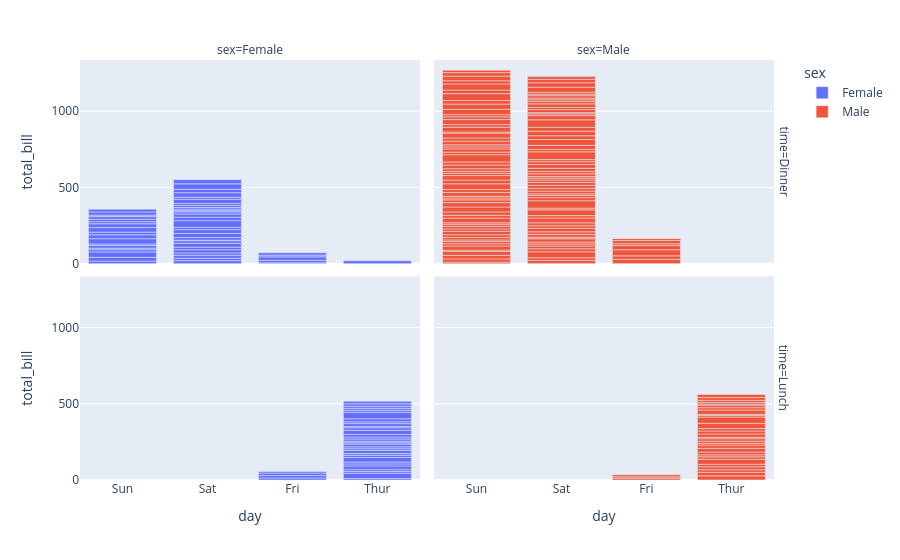

Source (notebook cell):
### Markdown cell above
Let's try to customize this plot.

- `facet_row`: Divides the graph into rows according to the data passed
- `facet_col`: Divides the graph into columns according to the data passed

### Code cell
df = px.data.tips()

px.bar(df, x='day', y='total_bill', color='sex', facet_col='sex', facet_row='time')

### Figure 1 — Plotly figure (JSON) as saved in the notebook; plotly's stock layout.template omitted (floating-point values rounded to 4 significant figures)
{"data": [{"hovertemplate": "sex=Female<br>time=Dinner<br>day=%{x}<br>total_bill=%{y}<extra></extra>", "legendgroup": "Female", "marker": {"color": "#636efa", "pattern": {"shape": ""}}, "name": "Female", "orientation": "v", "showlegend": true, "textposition": "auto", "x": ["Sun", "Sun", "Sun", "Sun", "Sun", "Sun", "Sat", "Sat", "Sat", "Sat", "Sat", "Sat", "Sun", "Sun", "Sat", "Sat", "Sat", "Sat", "Sat", "Sat", "Sat", "Fri", "Fri", "Fri", "Fri", "Fri", "Sat", "Sat", "Sat", "Sat", "Sat", "Sun", "Sun", "Sun", "Sun", "Sun", "Sun", "Sun", "Sat", "Sat", "Sun", "Sun", "Sun", "Sat", "Sat", "Sat", "Sat", "Sat", "Sat", "Sat", "Sat", "Thur"], "xaxis": "x3", "y": [16.99, 24.59, 35.26, 14.83, 10.33, 16.97, 20.29, 15.77, 19.65, 15.06, 20.69, 16.93, 10.29, 34.81, 26.41, 16.45, 3.07, 17.07, 26.86, 25.28, 14.73, 5.75, 16.32, 22.75, 11.35, 15.38, 44.3, 22.42, 20.92, 14.31, 7.25, 25.71, 17.31, 29.85, 25.0, 13.39, 16.21, 17.51, 10.59, 10.63, 9.6, 20.9, 18.15, 12.76, 13.27, 28.17, 12.9, 30.14, 22.12, 35.83, 27.18, 18.78], "yaxis": "y3", "type": "bar"}, {"hovertemplate": "sex=Female<br>time=Lunch<br>day=%{x}<br>total_bill=%{y}<extra></extra>", "legendgroup": "Female", "marker": {"color": "#636efa", "pattern": {"shape": ""}}, "name": "Female", "orientation": "v", "showlegend": false, "textposition": "auto", "x": ["Thur", "Thur", "Thur", "Thur", "Thur", "Thur", "Thur", "Thur", "Thur", "Thur", "Thur", "Thur", "Thur", "Thur", "Thur", "Thur", "Thur", "Thur", "Thur", "Thur", "Thur", "Thur", "Thur", "Thur", "Thur", "Thur", "Thur", "Thur", "Thur", "Thur", "Thur", "Fri", "Fri", "Fri", "Fri"], "xaxis": "x", "y": [10.07, 34.83, 10.65, 12.43, 24.08, 13.42, 12.48, 29.8, 14.52, 11.38, 20.27, 11.17, 12.26, 18.26, 8.51, 10.33, 14.15, 13.16, 17.47, 27.05, 16.43, 8.35, 18.64, 11.87, 19.81, 43.11, 13.0, 12.74, 13.0, 16.4, 16.47, 13.42, 15.98, 16.27, 10.09], "yaxis": "y", "type": "bar"}, {"hovertemplate": "sex=Male<br>time=Dinner<br>day=%{x}<br>total_bill=%{y}<extra></extra>", "legendgroup": "Male", "marker": {"color": "#EF553B", "pattern": {"shape": ""}}, "name": "Male", "orientation": "v", "showlegend": true, "textposition": "auto", "x": ["Sun", "Sun", "Sun", "Sun", "Sun", "Sun", "Sun", "Sun", "Sun", "Sun", "Sun", "Sun", "Sun", "Sat", "Sat", "Sat", "Sat", "Sat", "Sat", "Sat", "Sat", "Sat", "Sat", "Sat", "Sat", "Sat", "Sat", "Sat", "Sat", "Sun", "Sun", "Sun", "Sun", "Sun", "Sun", "Sun", "Sun", "Sun", "Sun", "Sun", "Sun", "Sun", "Sat", "Sat", "Sat", "Sat", "Sat", "Sat", "Sat", "Sat", "Sat", "Sat", "Sat", "Sat", "Sat", "Sat", "Fri", "Fri", "Fri", "Fri", "Fri", "Fri", "Fri", "Sat", "Sat", "Sat", "Sat", "Sat", "Sun", "Sun", "Sun", "Sun", "Sun", "Sun", "Sun", "Sun", "Sun", "Sun", "Sun", "Sun", "Sun", "Sun", "Sun", "Sun", "Sat", "Sat", "Sun", "Sun", "Sun", "Sun", "Sun", "Sun", "Sun", "Sun", "Sun", "Sun", "Sun", "Sun", "Sun", "Sun", "Sun", "Sun", "Sat", "Sat", "Sat", "Sat", "Sat", "Sat", "Sat", "Sat", "Sat", "Sat", "Sat", "Sat", "Sat", "Sat", "Sat", "Sat", "Sat", "Sat", "Sat", "Sat", "Sat", "Sat"], "xaxis": "x4", "y": [10.34, 21.01, 23.68, 25.29, 8.77, 26.88, 15.04, 14.78, 10.27, 15.42, 18.43, 21.58, 16.29, 20.65, 17.92, 39.42, 19.82, 17.81, 13.37, 12.69, 21.7, 9.55, 18.35, 17.78, 24.06, 16.31, 18.69, 31.27, 16.04, 17.46, 13.94, 9.68, 30.4, 18.29, 22.23, 32.4, 28.55, 18.04, 12.54, 9.94, 25.56, 19.49, 38.01, 11.24, 48.27, 20.29, 13.81, 11.02, 18.29, 17.59, 20.08, 20.23, 15.01, 12.02, 10.51, 17.92, 28.97, 22.49, 40.17, 27.28, 12.03, 21.01, 12.46, 15.36, 20.49, 25.21, 18.24, 14.0, 38.07, 23.95, 29.93, 14.07, 13.13, 17.26, 24.55, 19.77, 48.17, 16.49, 21.5, 12.66, 13.81, 24.52, 20.76, 31.71, 50.81, 15.81, 7.25, 31.85, 16.82, 32.9, 17.89, 14.48, 34.63, 34.65, 23.33, 45.35, 23.17, 40.55, 20.69, 30.46, 23.1, 15.69, 26.59, 38.73, 24.27, 30.06, 25.89, 48.33, 28.15, 11.59, 7.74, 20.45, 13.28, 24.01, 15.69, 11.61, 10.77, 15.53, 10.07, 12.6, 32.83, 29.03, 22.67, 17.82], "yaxis": "y4", "type": "bar"}, {"hovertemplate": "sex=Male<br>time=Lunch<br>day=%{x}<br>total_bill=%{y}<extra></extra>", "legendgroup": "Male", "marker": {"color": "#EF553B", "pattern": {"shape": ""}}, "name": "Male", "orientation": "v", "showlegend": false, "textposition": "auto", "x": ["Thur", "Thur", "Thur", "Thur", "Thur", "Thur", "Thur", "Thur", "Thur", "Thur", "Thur", "Thur", "Thur", "Thur", "Thur", "Thur", "Thur", "Thur", "Thur", "Thur", "Thur", "Thur", "Thur", "Thur", "Thur", "Thur", "Thur", "Thur", "Thur", "Thur", "Fri", "Fri", "Fri"], "xaxis": "x2", "y": [27.2, 22.76, 17.29, 19.44, 16.66, 32.68, 15.98, 13.03, 18.28, 24.71, 21.16, 11.69, 14.26, 15.95, 8.52, 22.82, 19.08, 16.0, 34.3, 41.19, 9.78, 7.51, 28.44, 15.48, 16.58, 7.56, 10.34, 13.51, 18.71, 20.53, 12.16, 8.58, 13.42], "yaxis": "y2", "type": "bar"}], "layout": {"xaxis": {"anchor": "y", "domain": [0.0, 0.48], "title": {"text": "day"}}, "yaxis": {"anchor": "x", "domain": [0.0, 0.485], "title": {"text": "total_bill"}}, "xaxis2": {"anchor": "y2", "domain": [0.5, 0.98], "matches": "x", "title": {"text": "day"}}, "yaxis2": {"anchor": "x2", "domain": [0.0, 0.485], "matches": "y", "showticklabels": false}, "xaxis3": {"anchor": "y3", "domain": [0.0, 0.48], "matches": "x", "showticklabels": false}, "yaxis3": {"anchor": "x3", "domain": [0.515, 1.0], "matches": "y", "title": {"text": "total_bill"}}, "xaxis4": {"anchor": "y4", "domain": [0.5, 0.98], "matches": "x", "showticklabels": false}, "yaxis4": {"anchor": "x4", "domain": [0.515, 1.0], "matches": "y", "showticklabels": false}, "annotations": [{"font": {}, "showarrow": false, "text": "sex=Female", "x": 0.24, "xanchor": "center", "xref": "paper", "y": 1.0, "yanchor": "bottom", "yref": "paper"}, {"font": {}, "showarrow": false, "text": "sex=Male", "x": 0.74, "xanchor": "center", "xref": "paper", "y": 1.0, "yanchor": "bottom", "yref": "paper"}, {"font": {}, "showarrow": false, "text": "time=Lunch", "textangle": 90, "x": 0.98, "xanchor": "left", "xref": "paper", "y": 0.2425, "yanchor": "middle", "yref": "paper"}, {"font": {}, "showarrow": false, "text": "time=Dinner", "textangle": 90, "x": 0.98, "xanchor": "left", "xref": "paper", "y": 0.7575, "yanchor": "middle", "yref": "paper"}], "legend": {"title": {"text": "sex"}, "tracegroupgap": 0}, "margin": {"t": 60}, "barmode": "relative"}}
